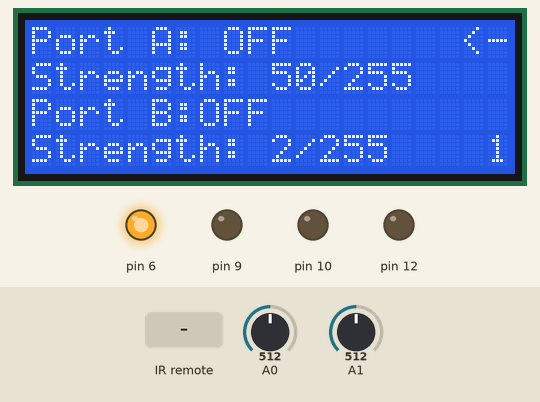
This sketch was run on a simulated Arduino Uno, built with avr-gcc and run on an emulated ATmega328P. On the bench: 20×4 character LCD, output pins drawn as LEDs (lit = HIGH). Inputs (shaded band) come from the test bench; at power-on: A0 = 512, A1 = 512. Pins used as bus, display or sensor lines are not drawn.

Above: at 2.2 s.
2.3 s: infrared code 0x39D41DC6 received
At 3.2 s:
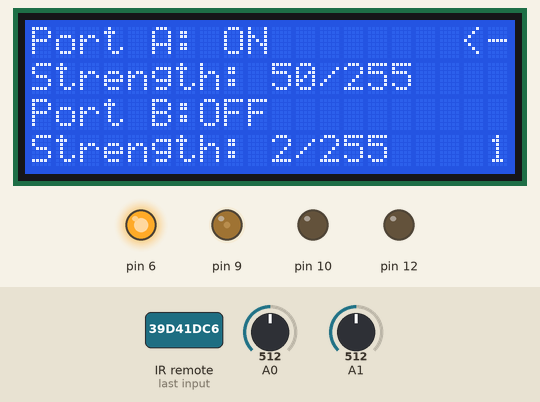
3.9 s: infrared code 0x1D2FEFF6 received
At 4.7 s:
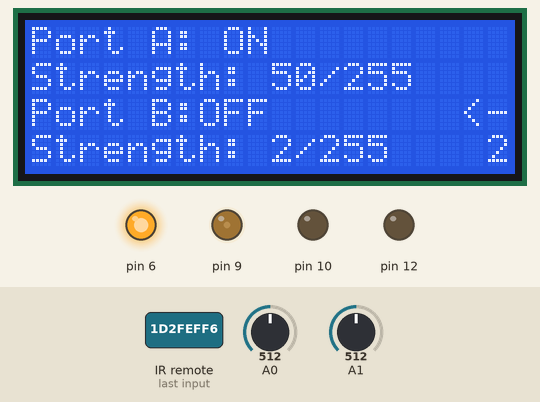
5.5 s: infrared code 0x371A3C86 received
At 6.6 s:
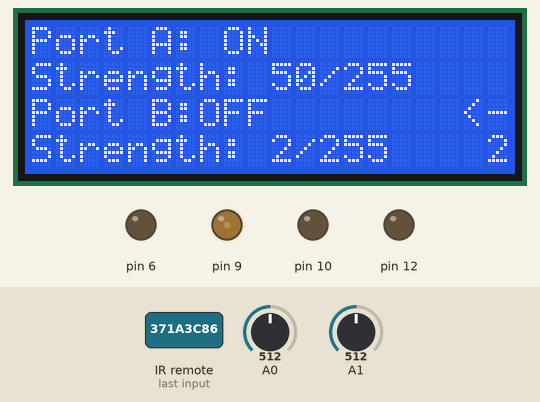
8.5 s: infrared code 0x39D41DC6 received
At 9.6 s:
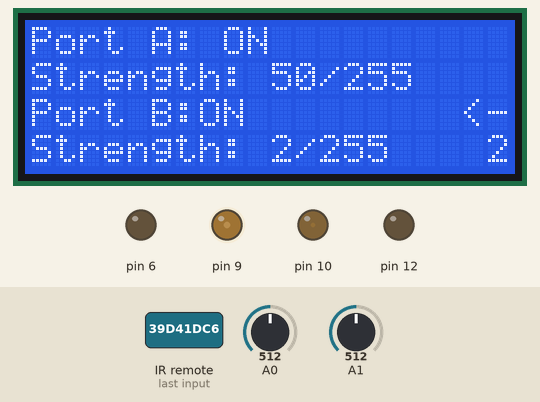
10.1 s: infrared code 0xE0984BB6 received
At 11.4 s:
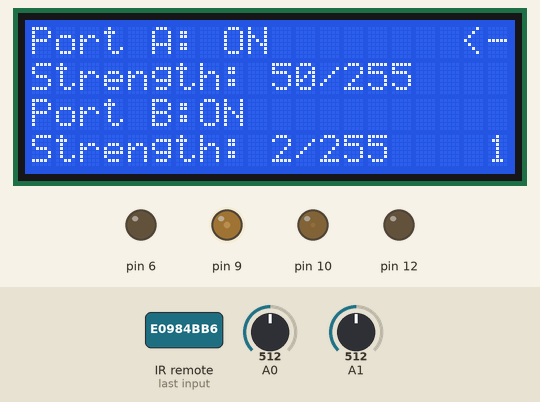
13.1 s: infrared code 0x39D41DC6 received
At 14.3 s:
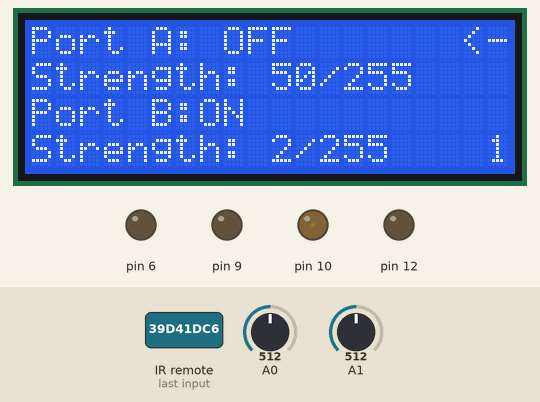
Timing chart, 0 to 15.7 s (numbered marks = the images above; inputs shaded):
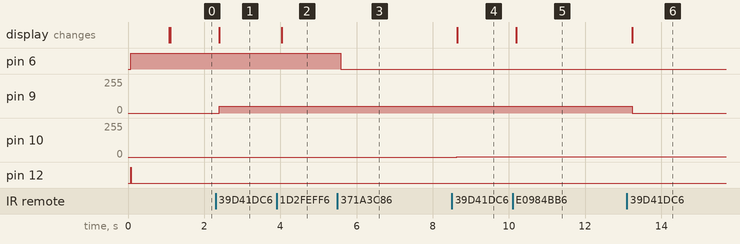

The sketch:

Room_power_control_V_1.3.ino
```cpp
#include <LiquidCrystal.h>
LiquidCrystal lcd(5, 4, 3, 2, 1, 0); // RS, E , D4 , D5 , D6 , D7

#include <IRremote.h>
int RECV_PIN = A2;
IRrecv irrecv(RECV_PIN);
decode_results results;
long unsigned int irCode;

float celsiustemp;
float voltage;

int screen = 1;
int screenPwm = 50;
int screenState = 1;

int portAPwm = 50;
int portAState = 0;

int portBPwm = 2;
int portBState = 0;

int portCPwm = 1;
int portCState = 0;

int Mux1_State[8] = {0};
int Mux1reading1 = 0;
int Mux1reading2 = 0;
int Mux1reading3 = 0;
int Mux1reading4 = 0;
int Mux1reading5 = 0;
int Mux1reading6 = 0;
int Mux1reading7 = 0;
int Mux1reading8 = 0;
int Mux2_State[8] = {0};
int Mux2reading1 = 0;
int Mux2reading2 = 0;
int Mux2reading3 = 0;
int Mux2reading4 = 0;
int Mux2reading5 = 0;
int Mux2reading6 = 0;
int Mux2reading7 = 0;
int Mux2reading8 = 0;

//@@@@@@@@@@@@@@@@@@@@@@@@@@@@@@@@@@@@@@@@@@@@@@@@@@@@@@@@@@@@@@@@@@@@@@@@@@
void setup() {
  lcd.begin(20, 4);
  lcd.clear();
  lcd.print("Room Power Control");
  lcd.setCursor(0, 1);
  lcd.print("Done By:");
  lcd.setCursor(0, 2);
  lcd.print("Jose' Almirall");
  irrecv.enableIRIn();

  pinMode(A0, INPUT);
  pinMode(A1, INPUT);
  pinMode(A2, INPUT);
  pinMode(6, OUTPUT);
  pinMode(9, OUTPUT);
  pinMode(10,OUTPUT);
  pinMode(12,OUTPUT);
  pinMode(13,OUTPUT);
  digitalWrite(6, HIGH);
  digitalWrite(13,LOW);
  digitalWrite(12, HIGH);
  delay(10);
  digitalWrite(12, LOW);
  delay(1000);
  lcd.clear();
}

//@@@@@@@@@@@@@@@@@@@@@@@@@@@@@@@@@@@@@@@@@@@@@@@@@@@@@@@@@@@@@@@@@@@@@@@@
void loop() {
  updateMux1();
//  serialprint();
  irCode = 0;
  remoteControl();
  temprature();

///////////////////////////////////////////////////////////////////////////////Screen
  if(irCode == 0x1D2FEFF6){
    screen = screen + 1;
    if(screen == 5){screen = screen - 1;}
  }
  if(irCode == 0xE0984BB6){
    screen =screen - 1;
    if(screen < 1){screen = screen + 1;}
  }
////////////////////////////////////////////////////////////////////////////////portA PWM

  if(screen == 1){
    if(irCode == 0x143226DB){
      if(portAPwm < 10){
        portAPwm =portAPwm + 1;
      }else if(portAPwm >= 10 && portAPwm < 70){
        portAPwm =portAPwm + 10;
      }else if(portAPwm >= 70){
        portAPwm =portAPwm + 30;
      }
      if(portAPwm > 255){
        portAPwm = 255;
      }
      }

    if(irCode == 0xA32AB931){
      if(portAPwm < 10){
        portAPwm =portAPwm - 1;
      }else if(portAPwm >= 10){
        portAPwm =portAPwm - 10;
      }
      if(portAPwm < 0){
          portAPwm = portAPwm + 1;
      }
    }
    if(irCode == 0x39D41DC6){
     portAState = !portAState;
    }
    if(portAState == 1){
    analogWrite(9, portAPwm);
    }else if(portAState == 0){
    analogWrite(9, 0);
    }
  }
////////////////////////////////////////////////////////////////////////////////portB PWM
  if(screen == 2){
    if(irCode == 0x143226DB){
      if(portBPwm < 10){
        portBPwm =portBPwm + 1;
      }else if(portBPwm >= 10 && portBPwm < 70){
        portBPwm =portBPwm + 10;
      }else if(portBPwm >= 70){
        portBPwm =portBPwm + 30;
      }
      if(portBPwm > 255){
        portBPwm = 255;
      }
    }
    if(irCode == 0xA32AB931){
      if(portBPwm < 10){
        portBPwm =portBPwm - 1;
      }else if(portBPwm >= 10){
        portBPwm =portBPwm - 10;
      }
      if(portBPwm < 0){
          portBPwm = portBPwm + 1;
      }
    }
    if(irCode == 0x39D41DC6){
     portBState = !portBState;
    }
    if(portBState == 1){
    analogWrite(10, portBPwm);
    }else if(portBState == 0){
    analogWrite(10, 0);
    }
  }
  ////////////////////////////////////////////////////////////////////////////////Back Light State
  if(screen == 4 || irCode == 0x371A3C86){
    if(irCode == 0x39D41DC6 || irCode == 0x371A3C86){
     screenState = !screenState;
    }
    if(screenState == 1){
    digitalWrite(6, HIGH);
    }else if(screenState == 0){
    digitalWrite(6, LOW);
    }
  }
////////////////////////////////////////////////////////////////////////////////Screen 1 (Port A)
  if(screen == 1){

    lcd.clear();
    lcd.setCursor(0, 0);
    lcd.print("Port A:");
    if(portAState == 0){
    lcd.print(" OFF");
    }else if(portAState == 1){
    lcd.print(" ON");
    }
    lcd.setCursor(0, 1);
    lcd.print("Strength: ");
    lcd.print(portAPwm);
    lcd.print("/255");
    lcd.setCursor(18, 0);
    lcd.print("<-");

    lcd.setCursor(0, 2);
    lcd.print("Port B:");
    if(portBState == 0){
    lcd.print("OFF");
    }else if(portBState == 1){
    lcd.print("ON");
    }
    lcd.setCursor(0, 3);
    lcd.print("Strength: ");
    lcd.print(portBPwm);
    lcd.print("/255");
    lcd.setCursor(19, 3);
    lcd.print(screen);
  }
///////////////////////////////////////////////////////////////////////////////Screen 2 (Port B)
  if(screen == 2){

    lcd.clear();
    lcd.setCursor(0, 0);
    lcd.print("Port A:");
    if(portAState == 0){
    lcd.print(" OFF");
    }else if(portAState == 1){
    lcd.print(" ON");
    }
    lcd.setCursor(0, 1);
    lcd.print("Strength: ");
    lcd.print(portAPwm);
    lcd.print("/255");

    lcd.setCursor(0, 2);
    lcd.print("Port B:");
    if(portBState == 0){
    lcd.print("OFF");
    }else if(portBState == 1){
    lcd.print("ON");
    }
    lcd.setCursor(0, 3);
    lcd.print("Strength: ");
    lcd.print(portBPwm);
    lcd.print("/255");
    lcd.setCursor(18, 2);
    lcd.print("<-");
    lcd.setCursor(19, 3);
    lcd.print(screen);
  }
  ///////////////////////////////////////////////////////////////////////////////Screen 3 (Temp & Voltage)
  if(screen == 3){
    lcd.clear();
    lcd.setCursor(0, 0);
    lcd.print("Temp:");
    lcd.print(celsiustemp);
    lcd.setCursor(9, 0);
    lcd.print(" 'C");
    lcd.setCursor(0, 1);
    lcd.print("Sys-Voltage:");
    lcd.print((Mux1reading2/1023.00)*5.00*4.00 + 0.97);
    lcd.print("V");
    lcd.setCursor(0, 2);
    lcd.print("Ard-Voltage:");
    lcd.print((Mux1reading2/1023.00)*5.00*4.00 + 0.23);
    lcd.print("V");
    lcd.setCursor(19, 3);
    lcd.print(screen);
}
///////////////////////////////////////////////////////////////////////////////Screen 4 (Backlight)
  if(screen == 4){
    lcd.clear();
    lcd.setCursor(0, 0);
    lcd.print("Back Light:");
    lcd.setCursor(0, 1);
    lcd.print("State: ");
    if(screenState == 0){
    lcd.print("OFF");
    }else if(screenState == 1){
    lcd.print("ON");
    }
    lcd.setCursor(19, 3);
    lcd.print(screen);
}
  delay(60);
}

//@@@@@@@@@@@@@@@@@@@@@@@@@@@@@@@@@@@@@@@@@@@@@@@@@@@@@@@@@@@@@@@@@@@@@@@@@
void updateMux1() {
  for (int i = 0; i < 8; i++){
    Mux1_State[i] = analogRead(A0);
    Mux2_State[i] = analogRead(A1);

    if (i == 0){
      Mux1reading1 = Mux1_State[i];
      Mux2reading1 = Mux2_State[i];
    }if (i == 1){
      Mux1reading2 = Mux1_State[i];
      Mux2reading2 = Mux2_State[i];
    }if (i == 2){
      Mux1reading3 = Mux1_State[i];
      Mux2reading3 = Mux2_State[i];
    }if (i == 3){
      Mux1reading4 = Mux1_State[i];
      Mux2reading4 = Mux2_State[i];
    }if (i == 4){
      Mux1reading5 = Mux1_State[i];
      Mux2reading5 = Mux2_State[i];
    }if (i == 5){
      Mux1reading6 = Mux1_State[i];
      Mux2reading6 = Mux2_State[i];
    }if (i == 6){
      Mux1reading7 = Mux1_State[i];
      Mux2reading7 = Mux2_State[i];
    }if (i == 7){
      Mux1reading8 = Mux1_State[i];
      Mux2reading8 = Mux2_State[i];
    }
    digitalWrite(13,HIGH);
    delay(1);
    digitalWrite(13,LOW);
    delay(1);
  }
}


/*//@@@@@@@@@@@@@@@@@@@@@@@@@@@@@@@@@@@@@@@@@@@@@@@@@@@@@@@@@@@@@@@@@@@@@@
void serialprint() {
  Serial.print("MUX1: ");
  Serial.print(Mux1reading1);Serial.print(" , ");
  Serial.print(Mux1reading2);Serial.print(" , ");
  Serial.print(Mux1reading3);Serial.print(" , ");
  Serial.print(Mux1reading4);Serial.print(" , ");
  Serial.print(Mux1reading5);Serial.print(" , ");
  Serial.print(Mux1reading6);Serial.print(" , ");
  Serial.print(Mux1reading7);Serial.print(" , ");
  Serial.print(Mux1reading8);Serial.println(" ");
  Serial.print("MUX2: ");
  Serial.print(Mux2reading1);Serial.print(" , ");
  Serial.print(Mux2reading2);Serial.print(" , ");
  Serial.print(Mux2reading3);Serial.print(" , ");
  Serial.print(Mux2reading4);Serial.print(" , ");
  Serial.print(Mux2reading5);Serial.print(" , ");
  Serial.print(Mux2reading6);Serial.print(" , ");
  Serial.print(Mux2reading7);Serial.print(" , ");
  Serial.print(Mux2reading8);Serial.println(" ");
  Serial.print("Tempreture: ");Serial.println(celsiustemp);

}
*/
//@@@@@@@@@@@@@@@@@@@@@@@@@@@@@@@@@@@@@@@@@@@@@@@@@@@@@@@@@@@@@@@@@@@@@@@@
void remoteControl(){
  if (irrecv.decode(&results)){
    irCode = results.value;
    delay(50);
    irrecv.resume(); // Receive the next value
  }
}

//@@@@@@@@@@@@@@@@@@@@@@@@@@@@@@@@@@@@@@@@@@@@@@@@@@@@@@@@@@@@@@@@@@@@@@@@@
void temprature(){
  voltage = Mux1reading1;
  float volts = voltage/205.0;
  celsiustemp = 100.0 * volts - 50;
}
```

Measured:
- after the input at 2.3 s, pin 9: 0/255 → 50/255 after 0.09 s; the display: changes after 0.10 s (image 1)
- after the input at 3.9 s, the display: changes after 0.14 s (image 2)
- after the input at 5.5 s, pin 6: HIGH → LOW after 0.08 s
- after the input at 8.5 s, pin 10: 0/255 → 2/255 after 0.14 s; the display: changes after 0.15 s (image 4)
- after the input at 10.1 s, the display: changes after 0.10 s (image 5)
- after the input at 13.1 s, pin 9: 50/255 → 0/255 after 0.13 s; the display: changes after 0.14 s (image 6)
